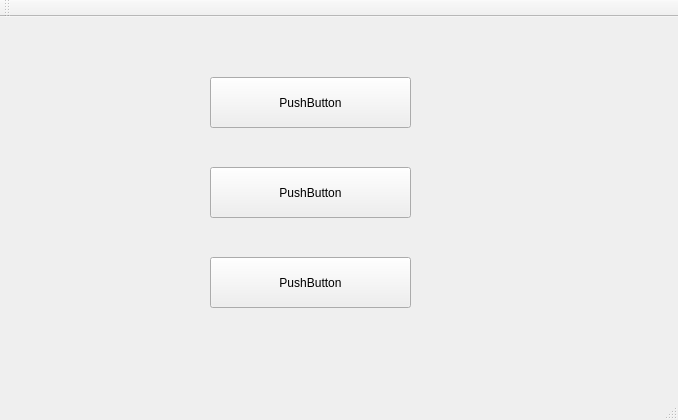
<?xml version="1.0" encoding="UTF-8"?>
<ui version="4.0">
 <class>MainWindow</class>
 <widget class="QMainWindow" name="MainWindow">
  <property name="windowModality">
   <enum>Qt::WindowModal</enum>
  </property>
  <property name="geometry">
   <rect>
    <x>0</x>
    <y>0</y>
    <width>678</width>
    <height>420</height>
   </rect>
  </property>
  <property name="mouseTracking">
   <bool>true</bool>
  </property>
  <property name="tabletTracking">
   <bool>true</bool>
  </property>
  <property name="windowTitle">
   <string>MainWindow</string>
  </property>
  <property name="autoFillBackground">
   <bool>false</bool>
  </property>
  <property name="styleSheet">
   <string notr="true">font: 11pt &quot;Adobe 仿宋 Std R&quot;;
</string>
  </property>
  <widget class="QWidget" name="centralWidget">
   <widget class="QPushButton" name="pushButton">
    <property name="geometry">
     <rect>
      <x>210</x>
      <y>60</y>
      <width>201</width>
      <height>51</height>
     </rect>
    </property>
    <property name="minimumSize">
     <size>
      <width>201</width>
      <height>51</height>
     </size>
    </property>
    <property name="styleSheet">
     <string notr="true"/>
    </property>
    <property name="text">
     <string>PushButton</string>
    </property>
   </widget>
   <widget class="QPushButton" name="pushButton_2">
    <property name="geometry">
     <rect>
      <x>210</x>
      <y>150</y>
      <width>201</width>
      <height>51</height>
     </rect>
    </property>
    <property name="minimumSize">
     <size>
      <width>201</width>
      <height>51</height>
     </size>
    </property>
    <property name="styleSheet">
     <string notr="true"/>
    </property>
    <property name="text">
     <string>PushButton</string>
    </property>
   </widget>
   <widget class="QPushButton" name="pushButton_3">
    <property name="geometry">
     <rect>
      <x>210</x>
      <y>240</y>
      <width>201</width>
      <height>51</height>
     </rect>
    </property>
    <property name="minimumSize">
     <size>
      <width>201</width>
      <height>51</height>
     </size>
    </property>
    <property name="styleSheet">
     <string notr="true"/>
    </property>
    <property name="text">
     <string>PushButton</string>
    </property>
   </widget>
  </widget>
  <widget class="QMenuBar" name="menuBar">
   <property name="geometry">
    <rect>
     <x>0</x>
     <y>0</y>
     <width>678</width>
     <height>29</height>
    </rect>
   </property>
  </widget>
  <widget class="QToolBar" name="mainToolBar">
   <attribute name="toolBarArea">
    <enum>TopToolBarArea</enum>
   </attribute>
   <attribute name="toolBarBreak">
    <bool>false</bool>
   </attribute>
  </widget>
  <widget class="QStatusBar" name="statusBar"/>
 </widget>
 <layoutdefault spacing="6" margin="11"/>
 <resources/>
 <connections/>
</ui>
